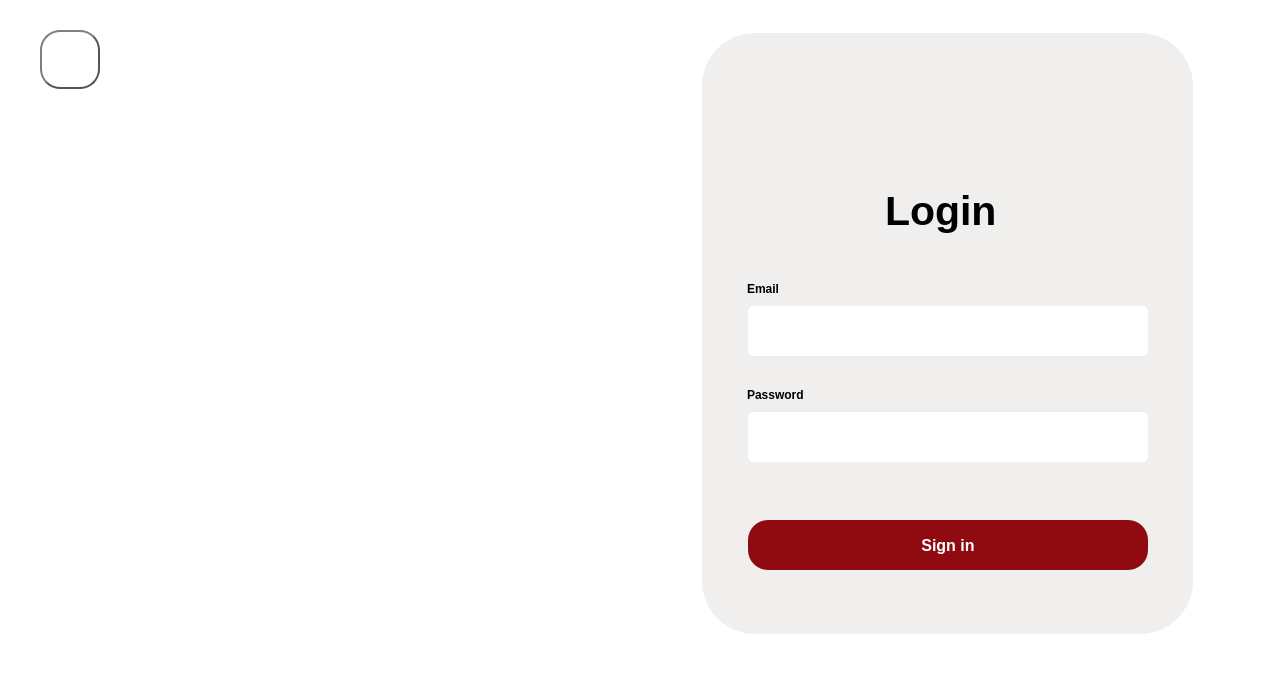
<?xml version="1.0" encoding="UTF-8"?>
<ui version="4.0">
 <class>log_in</class>
 <widget class="QDialog" name="log_in">
  <property name="geometry">
   <rect>
    <x>0</x>
    <y>0</y>
    <width>1270</width>
    <height>700</height>
   </rect>
  </property>
  <property name="windowTitle">
   <string>Dialog</string>
  </property>
  <property name="styleSheet">
   <string notr="true">background-color: rgb(255, 255, 255);</string>
  </property>
  <widget class="QLabel" name="label">
   <property name="geometry">
    <rect>
     <x>1127</x>
     <y>828</y>
     <width>63</width>
     <height>20</height>
    </rect>
   </property>
   <property name="styleSheet">
    <string notr="true">border-image: url(:/img/Images/login.png);</string>
   </property>
   <property name="text">
    <string>TextLabel</string>
   </property>
  </widget>
  <widget class="QLabel" name="label_2">
   <property name="geometry">
    <rect>
     <x>702</x>
     <y>33</y>
     <width>491</width>
     <height>601</height>
    </rect>
   </property>
   <property name="styleSheet">
    <string notr="true">border-radius:53px;
background-color:#F1EEEE;</string>
   </property>
   <property name="text">
    <string/>
   </property>
  </widget>
  <widget class="QLabel" name="label_3">
   <property name="geometry">
    <rect>
     <x>900</x>
     <y>89</y>
     <width>81</width>
     <height>81</height>
    </rect>
   </property>
   <property name="styleSheet">
    <string notr="true">border-image: url(:/Images/log_in.png);
background-color:#F1EEEE;</string>
   </property>
   <property name="text">
    <string/>
   </property>
  </widget>
  <widget class="QLabel" name="label_4">
   <property name="geometry">
    <rect>
     <x>885</x>
     <y>170</y>
     <width>141</width>
     <height>81</height>
    </rect>
   </property>
   <property name="font">
    <font>
     <pointsize>31</pointsize>
     <bold>true</bold>
    </font>
   </property>
   <property name="styleSheet">
    <string notr="true">background-color:#F1EEEE;</string>
   </property>
   <property name="text">
    <string>Login</string>
   </property>
  </widget>
  <widget class="QPushButton" name="signin">
   <property name="geometry">
    <rect>
     <x>748</x>
     <y>520</y>
     <width>400</width>
     <height>50</height>
    </rect>
   </property>
   <property name="font">
    <font>
     <pointsize>12</pointsize>
     <bold>true</bold>
    </font>
   </property>
   <property name="cursor">
    <cursorShape>PointingHandCursor</cursorShape>
   </property>
   <property name="styleSheet">
    <string notr="true">#signin
{
 background-color:rgb(144, 10, 18);
border-radius:20px;
	color: rgb(255, 255, 255);
}
#signin::hover
{
background-color:white;
	color: rgb(144, 10, 18);
}</string>
   </property>
   <property name="text">
    <string>Sign in</string>
   </property>
  </widget>
  <widget class="QLineEdit" name="email">
   <property name="geometry">
    <rect>
     <x>748</x>
     <y>306</y>
     <width>400</width>
     <height>50</height>
    </rect>
   </property>
   <property name="styleSheet">
    <string notr="true">#email
{
border-radius:5px;
background-color:rgb(255, 255, 255)
}</string>
   </property>
  </widget>
  <widget class="QLabel" name="password_2">
   <property name="geometry">
    <rect>
     <x>747</x>
     <y>385</y>
     <width>71</width>
     <height>20</height>
    </rect>
   </property>
   <property name="font">
    <font>
     <bold>true</bold>
    </font>
   </property>
   <property name="styleSheet">
    <string notr="true">background-color:#F1EEEE;
</string>
   </property>
   <property name="text">
    <string>Password</string>
   </property>
  </widget>
  <widget class="QLabel" name="email_2">
   <property name="geometry">
    <rect>
     <x>747</x>
     <y>279</y>
     <width>63</width>
     <height>20</height>
    </rect>
   </property>
   <property name="font">
    <font>
     <bold>true</bold>
    </font>
   </property>
   <property name="styleSheet">
    <string notr="true">background-color:#F1EEEE;</string>
   </property>
   <property name="text">
    <string>Email</string>
   </property>
  </widget>
  <widget class="QLineEdit" name="password">
   <property name="geometry">
    <rect>
     <x>748</x>
     <y>412</y>
     <width>400</width>
     <height>50</height>
    </rect>
   </property>
   <property name="styleSheet">
    <string notr="true">#password
{
border-radius:5px;
background-color:rgb(255, 255, 255)
}</string>
   </property>
   <property name="echoMode">
    <enum>QLineEdit::Password</enum>
   </property>
  </widget>
  <widget class="QLabel" name="label_5">
   <property name="geometry">
    <rect>
     <x>75</x>
     <y>60</y>
     <width>591</width>
     <height>601</height>
    </rect>
   </property>
   <property name="styleSheet">
    <string notr="true">background-image: url(:/Images/login.jpg);</string>
   </property>
   <property name="text">
    <string/>
   </property>
  </widget>
  <widget class="QPushButton" name="home_2">
   <property name="geometry">
    <rect>
     <x>40</x>
     <y>30</y>
     <width>60</width>
     <height>59</height>
    </rect>
   </property>
   <property name="font">
    <font>
     <pointsize>9</pointsize>
     <bold>true</bold>
    </font>
   </property>
   <property name="cursor">
    <cursorShape>PointingHandCursor</cursorShape>
   </property>
   <property name="styleSheet">
    <string notr="true">#home_2

{
	border-color: rgb(0, 0, 0);
    border: 2px solid #555;
    border-radius: 20px;
    border-style: outset;
    padding: 5px;
	border-image: url(:/Images/back_arrow.png);
}
</string>
   </property>
   <property name="text">
    <string/>
   </property>
  </widget>
  <zorder>label_5</zorder>
  <zorder>label</zorder>
  <zorder>label_2</zorder>
  <zorder>label_3</zorder>
  <zorder>label_4</zorder>
  <zorder>signin</zorder>
  <zorder>email</zorder>
  <zorder>password_2</zorder>
  <zorder>email_2</zorder>
  <zorder>password</zorder>
  <zorder>home_2</zorder>
 </widget>
 <resources/>
 <connections/>
</ui>
